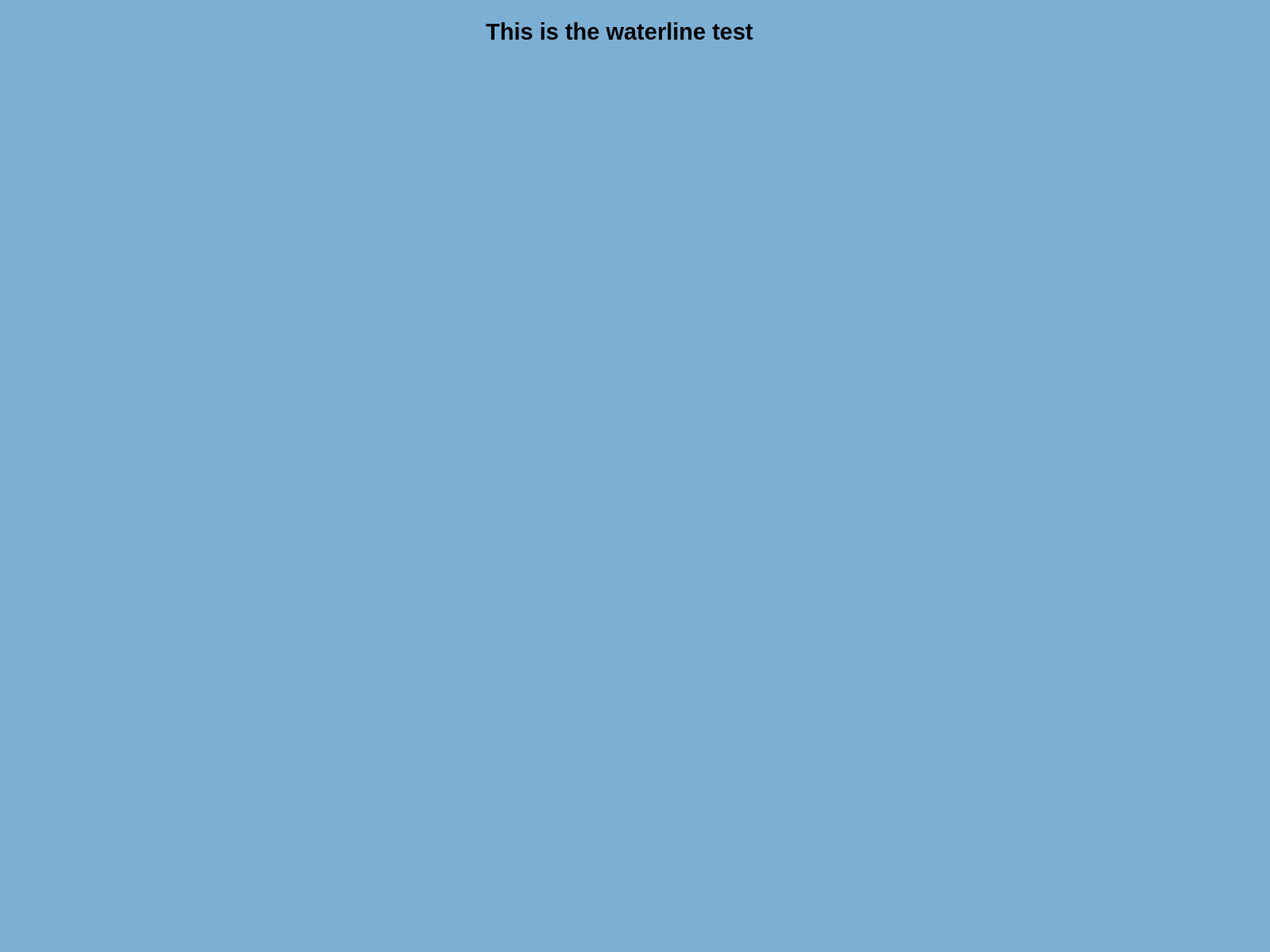
<?xml version="1.0" encoding="UTF-8"?>
<ui version="4.0">
 <class>MainWindow</class>
 <widget class="QMainWindow" name="MainWindow">
  <property name="enabled">
   <bool>true</bool>
  </property>
  <property name="geometry">
   <rect>
    <x>0</x>
    <y>0</y>
    <width>1600</width>
    <height>1200</height>
   </rect>
  </property>
  <property name="windowTitle">
   <string>Login</string>
  </property>
  <property name="styleSheet">
   <string notr="true">background-color: rgb(123, 175, 212);</string>
  </property>
  <property name="toolButtonStyle">
   <enum>Qt::ToolButtonIconOnly</enum>
  </property>
  <widget class="QWidget" name="centralwidget">
   <widget class="QLabel" name="label">
    <property name="geometry">
     <rect>
      <x>510</x>
      <y>10</y>
      <width>541</width>
      <height>61</height>
     </rect>
    </property>
    <property name="text">
     <string>&lt;html&gt;&lt;head/&gt;&lt;body&gt;&lt;p align=&quot;center&quot;&gt;&lt;span style=&quot; font-size:22pt; font-weight:600;&quot;&gt;This is the waterline test&lt;/span&gt;&lt;/p&gt;&lt;/body&gt;&lt;/html&gt;</string>
    </property>
   </widget>
  </widget>
  <widget class="QMenuBar" name="menubar">
   <property name="geometry">
    <rect>
     <x>0</x>
     <y>0</y>
     <width>1600</width>
     <height>21</height>
    </rect>
   </property>
  </widget>
  <widget class="QStatusBar" name="statusbar"/>
 </widget>
 <resources/>
 <connections/>
</ui>
